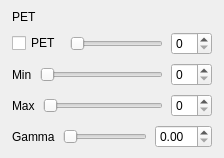
                                  <widget class="QFrame" name="cardObliquePET">
                                   <property name="frameShape">
                                    <enum>QFrame::Shape::NoFrame</enum>
                                   </property>
                                   <layout class="QVBoxLayout" name="cardObliquePETLayout">
                                    <property name="spacing">
                                     <number>8</number>
                                    </property>
                                    <property name="leftMargin">
                                     <number>12</number>
                                    </property>
                                    <property name="topMargin">
                                     <number>10</number>
                                    </property>
                                    <property name="rightMargin">
                                     <number>12</number>
                                    </property>
                                    <property name="bottomMargin">
                                     <number>10</number>
                                    </property>
                                    <item>
                                     <widget class="QLabel" name="lblObliquePETCard">
                                      <property name="text">
                                       <string>PET</string>
                                      </property>
                                     </widget>
                                    </item>
                                    <item>
                                     <layout class="QHBoxLayout" name="horizontalLayout_38">
                                      <property name="spacing">
                                       <number>8</number>
                                      </property>
                                      <item>
                                       <widget class="QCheckBox" name="chk_obliqueSlice_PET">
                                        <property name="text">
                                         <string>PET</string>
                                        </property>
                                       </widget>
                                      </item>
                                      <item>
                                       <widget class="QSlider" name="horizontalSlider_obliqueSlice_petOpacity">
                                        <property name="orientation">
                                         <enum>Qt::Orientation::Horizontal</enum>
                                        </property>
                                       </widget>
                                      </item>
                                      <item>
                                       <widget class="QSpinBox" name="spinBox_obliqueSlice_petOpacity"/>
                                      </item>
                                     </layout>
                                    </item>
                                    <item>
                                     <layout class="QVBoxLayout" name="verticalLayout_46">
                                      <property name="spacing">
                                       <number>8</number>
                                      </property>
                                      <item>
                                       <layout class="QHBoxLayout" name="horizontalLayout_76">
                                        <property name="spacing">
                                         <number>8</number>
                                        </property>
                                        <item>
                                         <widget class="QLabel" name="label_45">
                                          <property name="text">
                                           <string>Min</string>
                                          </property>
                                         </widget>
                                        </item>
                                        <item>
                                         <widget class="QSlider" name="horizontalSlider_obliqueSlice_petMin">
                                          <property name="orientation">
                                           <enum>Qt::Orientation::Horizontal</enum>
                                          </property>
                                         </widget>
                                        </item>
                                        <item>
                                         <widget class="QSpinBox" name="sb_obliqueSlice_petMin"/>
                                        </item>
                                       </layout>
                                      </item>
                                      <item>
                                       <layout class="QHBoxLayout" name="horizontalLayout_75">
                                        <property name="spacing">
                                         <number>8</number>
                                        </property>
                                        <item>
                                         <widget class="QLabel" name="label_46">
                                          <property name="text">
                                           <string>Max</string>
                                          </property>
                                         </widget>
                                        </item>
                                        <item>
                                         <widget class="QSlider" name="horizontalSlider_obliqueSlice_petMax">
                                          <property name="orientation">
                                           <enum>Qt::Orientation::Horizontal</enum>
                                          </property>
                                         </widget>
                                        </item>
                                        <item>
                                         <widget class="QSpinBox" name="sb_obliqueSlice_petMax"/>
                                        </item>
                                       </layout>
                                      </item>
                                      <item>
                                       <layout class="QHBoxLayout" name="horizontalLayout_74">
                                        <property name="spacing">
                                         <number>8</number>
                                        </property>
                                        <item>
                                         <widget class="QLabel" name="label_47">
                                          <property name="text">
                                           <string>Gamma</string>
                                          </property>
                                         </widget>
                                        </item>
                                        <item>
                                         <widget class="QSlider" name="horizontalSlider_obliqueSlice_petGamma">
                                          <property name="orientation">
                                           <enum>Qt::Orientation::Horizontal</enum>
                                          </property>
                                         </widget>
                                        </item>
                                        <item>
                                         <widget class="QDoubleSpinBox" name="dsb_obliqueSlice_petGamma"/>
                                        </item>
                                       </layout>
                                      </item>
                                     </layout>
                                    </item>
                                   </layout>
                                  </widget>
